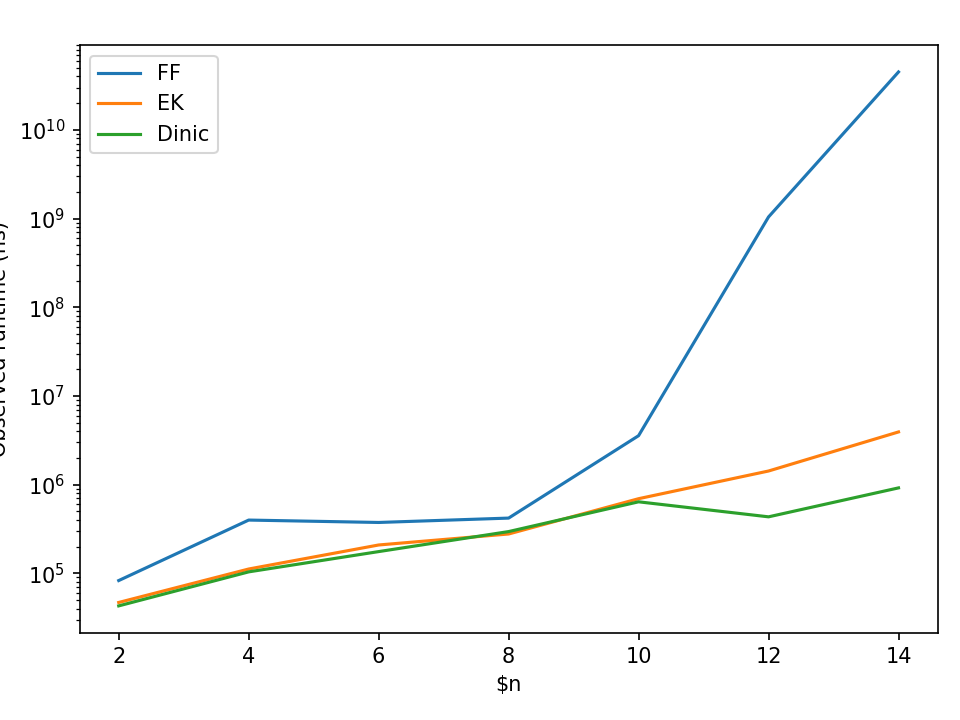

Write the Python code that produced this figure.
import networkx as nx
import numpy as np
import matplotlib.pyplot as plt
import graph_classes
import time
import Alg_FF, Alg_EK, Alg_Dinic, Alg_Dinic_LCT


'''comparison between algorithms on complete graphs with unit capacity'''

alg_names = ["FF", "EK", "Dinic"]#, "Dinic_LCT"]
Algs = [Alg_FF, Alg_EK, Alg_Dinic]#, Alg_Dinic_LCT]

times = {a: [] for a in alg_names}

for n in np.arange(2, 16, 2):
    U = 1
    G, s, t = graph_classes.complete_graph(n)
    nx.set_edge_attributes(G, 1, name="capacity")
    for i, Alg in enumerate(Algs):
        start = time.time_ns()
        Alg.max_flow(G, s, t)
        end = time.time_ns()
        times[alg_names[i]].append(end - start)
plt.figure()
for a in alg_names:
    plt.plot(np.arange(2, 16, 2), times[a], label=a)
plt.xlabel("$n$")
plt.ylabel("Observed runtime (ns)")
plt.legend()
plt.tight_layout()
plt.semilogy()
plt.savefig("alg_comparison.png", dpi=150)
plt.close()